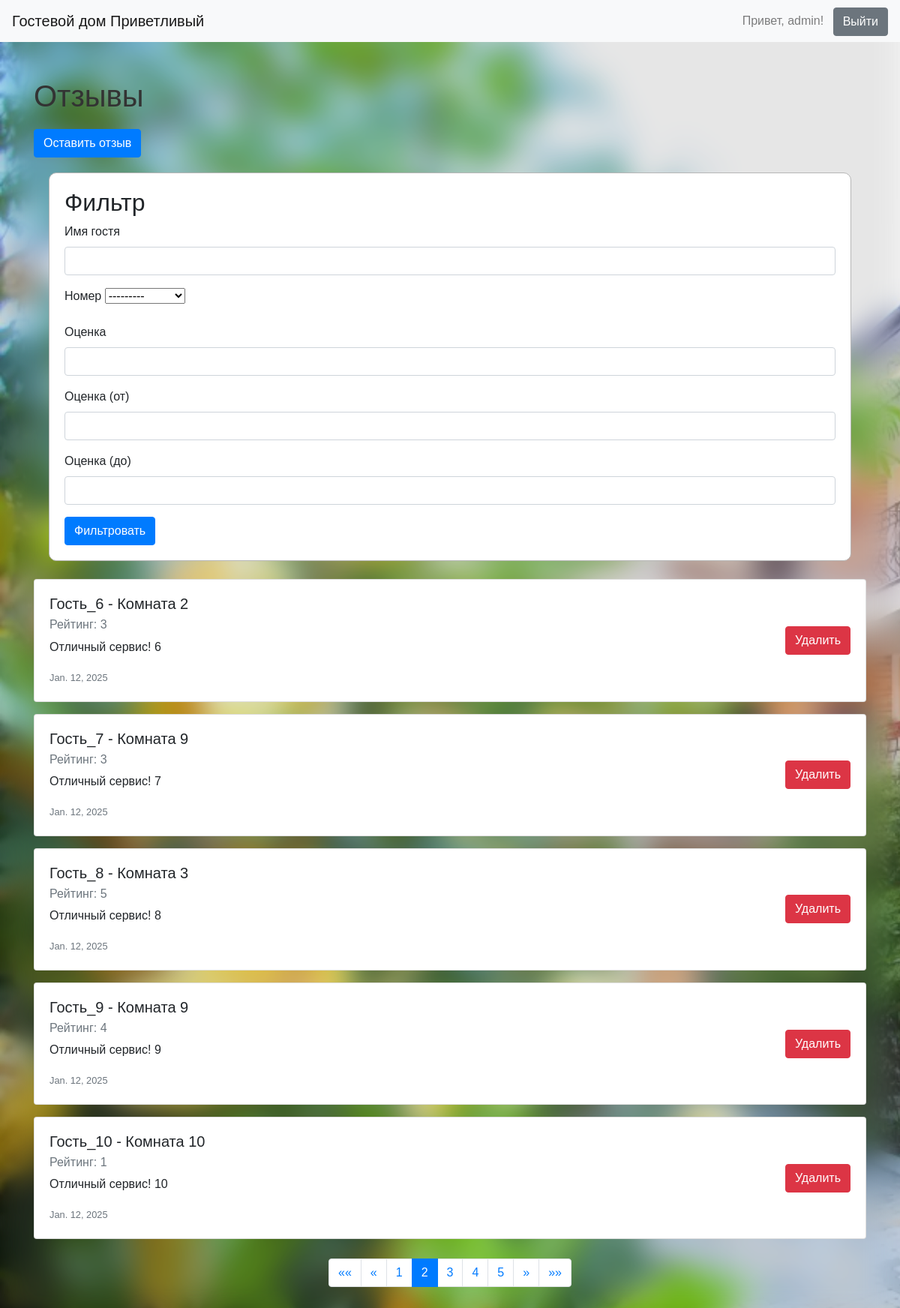
The page /reviews/?page=2 (signed in) on the database its author committed.
### bookings/models.py (models this page shows, shortened)
class Review(models.Model):
    guest_name = models.CharField(max_length=100, verbose_name="Имя гостя")
    room = models.ForeignKey(Room, on_delete=models.CASCADE, verbose_name="Номер")
    rating = models.IntegerField(verbose_name="Оценка")
    comment = models.TextField(verbose_name="Комментарий")
    review_date = models.DateField(default=timezone.now, verbose_name="Дата отзыва")
    history = HistoricalRecords()  # Отслеживание истории
    class Meta:
        verbose_name = "Отзыв"
        verbose_name_plural = "Отзывы"
        ordering = ['review_date']

class Room(models.Model):
    name = models.CharField(max_length=100, verbose_name="Название номера")
    room_number = models.CharField(max_length=10, verbose_name="Номер комнаты")
    room_type = models.CharField(max_length=50, verbose_name="Тип номера")
    price_per_night = models.DecimalField(max_digits=6, decimal_places=2, verbose_name="Цена за ночь")
    max_occupancy = models.IntegerField(verbose_name="Максимальная вместимость")
    amenities = models.ManyToManyField('Amenity', blank=True, verbose_name="Удобства")
    image = models.ImageField(upload_to='images/', verbose_name="Изображение")
    history = HistoricalRecords()  # Отслеживание истории
    def __str__(self):
        return self.name
    class Meta:
        verbose_name = "Номер"
        verbose_name_plural = "Номера"
        ordering = ['name']

### bookings/views.py (the view)
# urls.py: path('reviews/', views.review_list, name='review_list'),
@login_required
def review_list(request):
    reviews = Review.objects.all()
    filterset = ReviewFilter(request.GET, queryset=reviews)  # Применяем фильтр
    filtered_queryset = filterset.qs  # Получаем отфильтрованный queryset
    paginator = Paginator(filtered_queryset, 5)  # Разбиваем на страницы по 5 объектов
    page_number = request.GET.get('page')  # Получаем номер страницы из GET-запроса
    reviews = paginator.get_page(page_number)  # Получаем объект страницы
    rooms = Room.objects.all()
    context = {
        'reviews': reviews,
        'rooms': rooms,
        'filterset': filterset
    }
    return render(request, 'bookings/review_list.html', context)

### bookings/templates/bookings/review_list.html (shortened to what this page needs)
{% load crispy_forms_tags %}
<!DOCTYPE html>
<html lang="en">
<head>
    {% load static %}
    <link rel="stylesheet" type="text/css"
          href="https://stackpath.bootstrapcdn.com/bootstrap/4.5.2/css/bootstrap.min.css">
    <link rel="stylesheet" href="{% static 'css/styles.css' %}">
</head>
<body>
<header class="navbar navbar-expand-lg navbar-light bg-light">
    <a class="navbar-brand" href="{% url 'index' %}">Гостевой дом Приветливый</a>
    <div class="ml-auto">
        {% if user.is_authenticated %}
            <span class="navbar-text">Привет, {{ user.username }}!</span>
            <form method="post" action="{% url 'logout' %}" style="display: inline;">
                <button type="submit" class="btn btn-secondary ml-2">Выйти</button>
            </form>
        {% else %}
            <button class="btn btn-primary" data-toggle="modal" data-target="#loginModal">Войти</button>
        {% endif %}
    </div>
</header>
<div class="container mt-5">
    <h1>Отзывы</h1>
    <button type="button" class="btn btn-primary" data-toggle="modal" data-target="#reviewModal">
        Оставить отзыв
    </button>
    <div class="room">
        <h2>Фильтр</h2>
        <form method="get">
            {{ filterset.form|crispy }}
            <button type="submit" class="btn btn-primary">Фильтровать</button>
        </form>
    </div>
    <div class="mt-4">
        {% for review in reviews %}
            <div class="card mb-3">
                <div class="card-body d-flex justify-content-between align-items-center">
                    <div>
                        <h5 class="card-title">{{ review.guest_name }} - {{ review.room.name }}</h5>
                        <h6 class="card-subtitle mb-2 text-muted">Рейтинг: {{ review.rating }}</h6>
                        <p class="card-text">{{ review.comment }}</p>
                        <p class="card-text"><small class="text-muted">{{ review.review_date }}</small></p>
                    </div>
                    {% if user.is_staff %}
                        <form method="post" action="{% url 'delete_review' review.id %}" class="ml-3">
                            <button type="submit" class="btn btn-danger">Удалить</button>
                        </form>
                    {% endif %}
                </div>
            </div>
        {% endfor %}
    </div>
</div>
<nav aria-label="Page navigation">
    <ul class="pagination">
        {% if reviews.has_previous %}
            <li class="page-item">
                <a class="page-link" href="?page=1" aria-label="First">
                    <span aria-hidden="true">&laquo;&laquo;</span>
                </a>
            </li>
            <li class="page-item">
                <a class="page-link" href="?page={{ reviews.previous_page_number }}" aria-label="Previous">
                    <span aria-hidden="true">&laquo;</span>
                </a>
            </li>
        {% endif %}
        {% for num in reviews.paginator.page_range %}
            {% if reviews.number == num %}
                <li class="page-item active">
                    <a class="page-link" href="?page={{ num }}">{{ num }}</a>
                </li>
            {% else %}
                <li class="page-item">
                    <a class="page-link" href="?page={{ num }}">{{ num }}</a>
                </li>
            {% endif %}
        {% endfor %}
        {% if reviews.has_next %}
            <li class="page-item">
                <a class="page-link" href="?page={{ reviews.next_page_number }}" aria-label="Next">
                    <span aria-hidden="true">&raquo;</span>
                </a>
            </li>
            <li class="page-item">
                <a class="page-link" href="?page={{ reviews.paginator.num_pages }}" aria-label="Last">
                    <span aria-hidden="true">&raquo;&raquo;</span>
                </a>
            </li>
        {% endif %}
    </ul>
</nav>
</body>
</html>

### static/styles.css (style rules this page uses)
body { font-family: Arial, sans-serif; background-image: url("/media/images/background.webp"); backdrop-filter: brightness(110%) saturate(150%) blur(20px) contrast(80%); background-size: cover; background-attachment: fixed; margin: 0; padding: 0; min-height: 100vh; }
.container { margin-top: 80px; }
h1 { color: #333; margin-bottom: 20px; }
ul { list-style-type: none; padding: 0; margin: 0; }
li { margin: 10px 0; }
a { text-decoration: none; color: #0066cc; }
.room { padding: 20px; margin: 20px; background: white; border: 1px solid #b6b6b6; border-radius: 10px; }
.pagination { justify-content: center; padding-bottom: 40px; }

### rows shown on the page
Review: guest_name "Гость_6", room.name "Комната 2", rating "3", comment "Отличный сервис! 6", review_date "Jan. 12, 2025"
Review: guest_name "Гость_7", room.name "Комната 9", rating "3", comment "Отличный сервис! 7", review_date "Jan. 12, 2025"
Review: guest_name "Гость_8", room.name "Комната 3", rating "5", comment "Отличный сервис! 8", review_date "Jan. 12, 2025"
Review: guest_name "Гость_9", room.name "Комната 9", rating "4", comment "Отличный сервис! 9", review_date "Jan. 12, 2025"
Review: guest_name "Гость_10", room.name "Комната 10", rating "1", comment "Отличный сервис! 10", review_date "Jan. 12, 2025"

### other values the page prints
{{ user.username }} "admin"
{{ num }} "1" "3" "4" "5"
{{ num }} "2"
